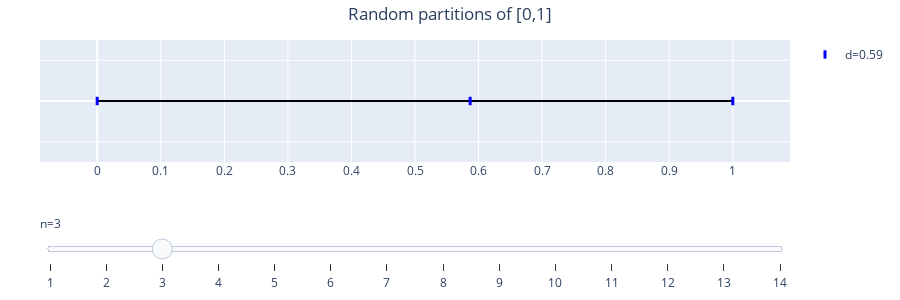

Write notebook code for a chart like this one.
### Markdown cell above
# Riemann Sums

## Partitions

A **partition** of an interval $[a, b]$ is a finite set of points $\mathcal P = \{x_0, x_1, \ldots, x_n\}$ such that 

$$
a = x_0 < x_1 < \ldots < x_n = b.
$$

A partition is called **uniform** if the points are equidistant, i.e. 

$$
x_i = a + (b-a) \frac in, \quad i = 0, 1, \ldots, n.
$$

**Q.** Find uniform paritions of the segment $[-1, 2]$ into $n=1, 2, 3, 4$ subintervals.

The **diameter** of a partition is the maximum length of the subintervals, i.e. 

$$
d(\mathcal P) = \max_{i=1, \ldots, n} (x_i - x_{i-1}).
$$

**Q.** Let $\mathcal P = \{x_0, x_1, \ldots, x_n\}$ be a partition of the interval $[a, b]$. Is it true that $d(\mathcal P) \to 0$ as $n \to \infty$? What if $\mathcal P$ is uniform?

### Code cell
import plotly.graph_objects as go
import numpy as np

def plot_slider_partition(n_min=1, n_max=20, write_html=False):
    fig = go.Figure()
    fig.add_trace(go.Scatter(
        x=[0, 1],
        y=[0, 0],
        mode='lines',
        line=dict(color='black', width=2),
        showlegend=False
    ))

    points = []
    diameters = []
    for n in range(n_min, n_max + 1):
        array = np.zeros(n + 1)
        array[-1] = 1.0
        array[1:n] = np.sort(np.random.rand(n - 1))
        points.append(array)
        diameters.append(np.max(np.diff(array)))
    for i, n in enumerate(range(n_min, n_max + 1)):
        fig.add_trace(
            go.Scatter(
                x=points[i],
                y=[0] * len(points[i]),
                mode='markers',
                marker_symbol='line-ns',
                marker_line_width=3,
                marker_line_color='blue',
                # showlegend=False,
                name=f"d={diameters[i]:.2f}",
                visible=False,
            )
        )

    fig.update_layout(title={"text": r"Random partitions of [0,1]", "x": 0.5},
                      xaxis=dict(range=[-0.09, 1.09], tickmode='linear', tick0=0, dtick=0.1),
                      yaxis=dict(range=[-0.3, 0.3], showticklabels=False),
                      height=300,
                      margin=dict(l=40, r=40, t=40, b=40))
    
    fig.data[2].visible = True
    fig.data[0].visible = True

    # Create and add slider
    steps = []
    for i in range(1, len(fig.data)):
        p_step = dict(
            method="update",
            args=[{"visible": [False] * len(fig.data)}],  # layout attribute
            label=round(i)
        )
        p_step["args"][0]["visible"][i] = True  # Toggle i'th trace to "visible"
        p_step["args"][0]["visible"][0] = True
        steps.append(p_step)

    sliders = [dict(
        active=2,
        pad={"t": 50},
        currentvalue={"prefix": r"n="}, 
        steps=steps
    )]
        
    fig.update_layout(
        sliders=sliders,
    )
    if write_html:
        fig.write_html("slider_binomial.html", full_html=False, include_plotlyjs='cdn', include_mathjax='cdn')
    fig.show()

plot_slider_partition(n_max=14)

### Figure 1 — Plotly figure (JSON) as saved in the notebook; plotly's stock layout.template omitted (floating-point values rounded to 4 significant figures)
{"data": [{"line": {"color": "black", "width": 2}, "mode": "lines", "showlegend": false, "type": "scatter", "visible": true, "x": [0, 1], "y": [0, 0]}, {"marker": {"line": {"color": "blue", "width": 3}, "symbol": "line-ns"}, "mode": "markers", "name": "d=1.00", "type": "scatter", "visible": false, "x": [0, 1], "y": [0, 0]}, {"marker": {"line": {"color": "blue", "width": 3}, "symbol": "line-ns"}, "mode": "markers", "name": "d=0.59", "type": "scatter", "visible": true, "x": [0, 0.5868, 1], "y": [0, 0, 0]}, {"marker": {"line": {"color": "blue", "width": 3}, "symbol": "line-ns"}, "mode": "markers", "name": "d=0.82", "type": "scatter", "visible": false, "x": [0, 0.1031, 0.18, 1], "y": [0, 0, 0, 0]}, {"marker": {"line": {"color": "blue", "width": 3}, "symbol": "line-ns"}, "mode": "markers", "name": "d=0.43", "type": "scatter", "visible": false, "x": [0, 0.1554, 0.5891, 0.9272, 1], "y": [0, 0, 0, 0, 0]}, {"marker": {"line": {"color": "blue", "width": 3}, "symbol": "line-ns"}, "mode": "markers", "name": "d=0.47", "type": "scatter", "visible": false, "x": [0, 0.1106, 0.2012, 0.3302, 0.5342, 1], "y": [0, 0, 0, 0, 0, 0]}, {"marker": {"line": {"color": "blue", "width": 3}, "symbol": "line-ns"}, "mode": "markers", "name": "d=0.57", "type": "scatter", "visible": false, "x": [0, 0.0001799, 0.06218, 0.6348, 0.7314, 0.8359, 1], "y": [0, 0, 0, 0, 0, 0, 0]}, {"marker": {"line": {"color": "blue", "width": 3}, "symbol": "line-ns"}, "mode": "markers", "name": "d=0.52", "type": "scatter", "visible": false, "x": [0, 0.02202, 0.2192, 0.2381, 0.3402, 0.8565, 0.9695, 1], "y": [0, 0, 0, 0, 0, 0, 0, 0]}, {"marker": {"line": {"color": "blue", "width": 3}, "symbol": "line-ns"}, "mode": "markers", "name": "d=0.31", "type": "scatter", "visible": false, "x": [0, 0.1519, 0.1948, 0.277, 0.5832, 0.7729, 0.8266, 0.8779, 1], "y": [0, 0, 0, 0, 0, 0, 0, 0, 0]}, {"marker": {"line": {"color": "blue", "width": 3}, "symbol": "line-ns"}, "mode": "markers", "name": "d=0.55", "type": "scatter", "visible": false, "x": [0, 0.01473, 0.01542, 0.07212, 0.1194, 0.274, 0.828, 0.9698, 0.9869, 1], "y": [0, 0, 0, 0, 0, 0, 0, 0, 0, 0]}, {"marker": {"line": {"color": "blue", "width": 3}, "symbol": "line-ns"}, "mode": "markers", "name": "d=0.33", "type": "scatter", "visible": false, "x": [0, 0.03129, 0.1873, 0.2075, 0.2624, 0.3325, 0.6659, 0.7318, 0.9629, 0.9914, 1], "y": [0, 0, 0, 0, 0, 0, 0, 0, 0, 0, 0]}, {"marker": {"line": {"color": "blue", "width": 3}, "symbol": "line-ns"}, "mode": "markers", "name": "d=0.33", "type": "scatter", "visible": false, "x": [0, 0.007093, 0.0795, 0.1275, 0.3624, 0.4992, 0.5125, 0.5561, 0.5647, 0.5663, 0.6714, 1], "y": [0, 0, 0, 0, 0, 0, 0, 0, 0, 0, 0, 0]}, {"marker": {"line": {"color": "blue", "width": 3}, "symbol": "line-ns"}, "mode": "markers", "name": "d=0.25", "type": "scatter", "visible": false, "x": [0, 0.085, 0.1022, 0.2056, 0.2358, 0.4871, 0.5306, 0.5344, 0.6038, 0.7848, 0.7989, 0.8663, 1], "y": [0, 0, 0, 0, 0, 0, 0, 0, 0, 0, 0, 0, 0]}, {"marker": {"line": {"color": "blue", "width": 3}, "symbol": "line-ns"}, "mode": "markers", "name": "d=0.36", "type": "scatter", "visible": false, "x": [0, 0.03717, 0.0783, 0.09876, 0.1064, 0.1329, 0.1814, 0.2291, 0.5869, 0.5925, 0.6614, 0.6617, 0.7987, 1], "y": [0, 0, 0, 0, 0, 0, 0, 0, 0, 0, 0, 0, 0, 0]}, {"marker": {"line": {"color": "blue", "width": 3}, "symbol": "line-ns"}, "mode": "markers", "name": "d=0.21", "type": "scatter", "visible": false, "x": [0, 0.04335, 0.05615, 0.1825, 0.2497, 0.2531, 0.2733, 0.4511, 0.4519, 0.537, 0.539, 0.5768, 0.72, 0.9306, 1], "y": [0, 0, 0, 0, 0, 0, 0, 0, 0, 0, 0, 0, 0, 0, 0]}], "layout": {"height": 300, "margin": {"b": 40, "l": 40, "r": 40, "t": 40}, "sliders": [{"active": 2, "currentvalue": {"prefix": "n="}, "pad": {"t": 50}, "steps": [{"args": [{"visible": [true, true, false, false, false, false, false, false, false, false, false, false, false, false, false]}], "label": "1", "method": "update"}, {"args": [{"visible": [true, false, true, false, false, false, false, false, false, false, false, false, false, false, false]}], "label": "2", "method": "update"}, {"args": [{"visible": [true, false, false, true, false, false, false, false, false, false, false, false, false, false, false]}], "label": "3", "method": "update"}, {"args": [{"visible": [true, false, false, false, true, false, false, false, false, false, false, false, false, false, false]}], "label": "4", "method": "update"}, {"args": [{"visible": [true, false, false, false, false, true, false, false, false, false, false, false, false, false, false]}], "label": "5", "method": "update"}, {"args": [{"visible": [true, false, false, false, false, false, true, false, false, false, false, false, false, false, false]}], "label": "6", "method": "update"}, {"args": [{"visible": [true, false, false, false, false, false, false, true, false, false, false, false, false, false, false]}], "label": "7", "method": "update"}, {"args": [{"visible": [true, false, false, false, false, false, false, false, true, false, false, false, false, false, false]}], "label": "8", "method": "update"}, {"args": [{"visible": [true, false, false, false, false, false, false, false, false, true, false, false, false, false, false]}], "label": "9", "method": "update"}, {"args": [{"visible": [true, false, false, false, false, false, false, false, false, false, true, false, false, false, false]}], "label": "10", "method": "update"}, {"args": [{"visible": [true, false, false, false, false, false, false, false, false, false, false, true, false, false, false]}], "label": "11", "method": "update"}, {"args": [{"visible": [true, false, false, false, false, false, false, false, false, false, false, false, true, false, false]}], "label": "12", "method": "update"}, {"args": [{"visible": [true, false, false, false, false, false, false, false, false, false, false, false, false, true, false]}], "label": "13", "method": "update"}, {"args": [{"visible": [true, false, false, false, false, false, false, false, false, false, false, false, false, false, true]}], "label": "14", "method": "update"}]}], "title": {"text": "Random partitions of [0,1]", "x": 0.5}, "xaxis": {"dtick": 0.1, "range": [-0.09, 1.09], "tick0": 0, "tickmode": "linear"}, "yaxis": {"range": [-0.3, 0.3], "showticklabels": false}}}
